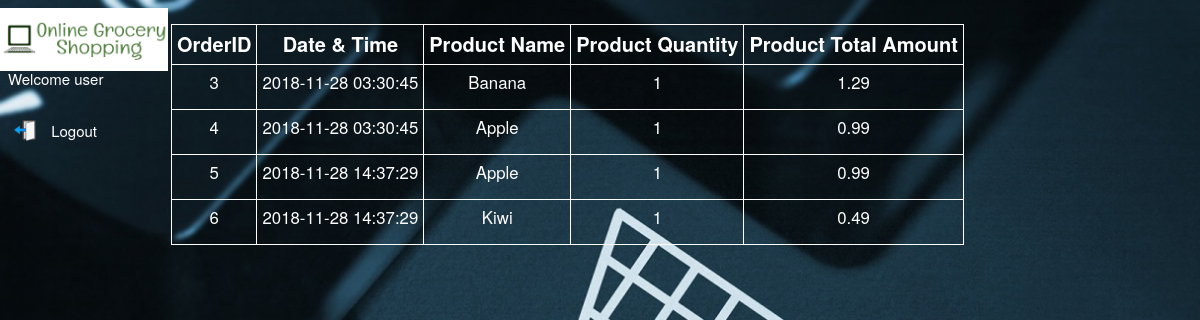
Screenshot of /history.php (signed in) with the database file from the repository.
### tables this page shows
CREATE TABLE `orders` (
  `orderid` int(5) NOT NULL,
  `Date` timestamp NULL DEFAULT CURRENT_TIMESTAMP,
  `user_id` int(11) DEFAULT NULL,
  `product_id` int(11) DEFAULT NULL,
  `order_qnty` int(2) DEFAULT NULL,
  `prod_amt` decimal(5,2) DEFAULT NULL
);

CREATE TABLE `products` (
  `id` int(11) NOT NULL,
  `product_code` varchar(25) NOT NULL,
  `category` varchar(25) NOT NULL,
  `dept` varchar(25) NOT NULL,
  `product_img_name` varchar(100) NOT NULL DEFAULT 'no_image.jpg',
  `product_name` varchar(100) NOT NULL,
  `price` decimal(5,2) NOT NULL,
  `product_qty` int(2) NOT NULL
);

### history.php (the view, shortened to what this page needs)
<?php
include_once("config.php");
?>
<!DOCTYPE html>
<html>
<head>
	<link rel="stylesheet" type="text/css" href="css/head.css">
	<link rel="stylesheet" type="text/css" href="css/sidebar2.css">
	<link rel="stylesheet" type="text/css" href="css/navbar.css">
	<link rel="stylesheet" type="text/css" href="css/content.css">
	<link rel="stylesheet" href="https://maxcdn.bootstrapcdn.com/bootstrap/3.3.6/css/bootstrap.min.css"/>
</head>
<body>
<div id="logo">
		<a href="shopping.php">
		<img src="imgs/logo.png" width="100%">
	</a>
</div>
<div id="sidebar" >
	<ul>
		<li >Welcome <?php echo $_SESSION['username'];?></li>
		<li>
			<a href="destroy.php">
			<table><tr><td><img src="imgs/icons/logout2.png" /></td>
			<td >&nbsp;Logout</td></tr></table></a>
		</li>
		<li>&nbsp;</li>
	</ul>
</div>
<div class="content">
	<section class="container">
<?php
if(isset($_SESSION['username'])){
	$username = $_SESSION["username"];
	$result2 = $mysqli->query("SELECT id from users where username = '$username';");
	$row2 = mysqli_fetch_assoc($result2);
	$user_id=$row2[id];
	$results = $mysqli->query("SELECT orderid, date, p.product_name, order_qnty, prod_amt FROM orders o, products p where user_id = '$user_id' and p.id = o.product_id ORDER BY orderid ASC");
	if($results){
	$products_item = '<table border="1" bordercolor="white" style="color:white;"><th>OrderID</th><th>Date & Time</th><th>Product Name</th><th>Product Quantity</th><th>Product Total Amount</th>';
	while($obj = $results->fetch_object())
	{
	$products_item .= <<<EOT
		<tr>
		<td><p align="center">{$obj->orderid}</p></td>
		<td><p align="center">{$obj->date}</p></td>
	    <td><p align="center">{$obj->product_name}</p></td>
	    <td><p align="center">{$obj->order_qnty}</p></td>
	    <td><p align="center">{$obj->prod_amt}</p></td>
		</tr>
EOT;
}
$products_item .= '</table>';
echo $products_item;
}
}
?>
</div>
</body>
</html>

### css/head.css (style rules this page uses)
body { background-image: url("back.jpg"); background-attachment: fixed; background-size: cover; color: white; }

### css/sidebar2.css (style rules this page uses)
#sidebar ul { margin: 0; padding: 0; width: 14%; position: fixed; height: 100%; font-size: 15px; margin-top: 5%; }
#sidebar li { display: block; color: #fff; padding: 8px 8px; text-decoration: none; }
#sidebar li a { display: block; color: #fff; padding: 8px 0px; text-decoration: none; }

### css/content.css (style rules this page uses)
html,body { overflow-x:hidden; }
.content { margin-left: 13%; margin-top: 2%; }
p { text-align: center; font-size: 1.2em; }

### history.php (style rules this page uses)
#logo { padding-top: 0.7%; width: 14%; height: 62px; float: left; position: fixed; }
td { padding: 5px; }
th { padding: 5px; font-size: 20px; text-align: center; }
body { background-image: url("back.jpg"); background-attachment: fixed; background-size: cover; color: white; }

### rows the page displays
orders: orderid "3", Date "2018-11-28 03:30:45", product.product_name "Banana", order_qnty "1", prod_amt "1.29"
orders: orderid "4", Date "2018-11-28 03:30:45", product.product_name "Apple", order_qnty "1", prod_amt "0.99"
orders: orderid "5", Date "2018-11-28 14:37:29", product.product_name "Apple", order_qnty "1", prod_amt "0.99"
orders: orderid "6", Date "2018-11-28 14:37:29", product.product_name "Kiwi", order_qnty "1", prod_amt "0.49"

### other values shown
$_SESSION['username'] "user"
